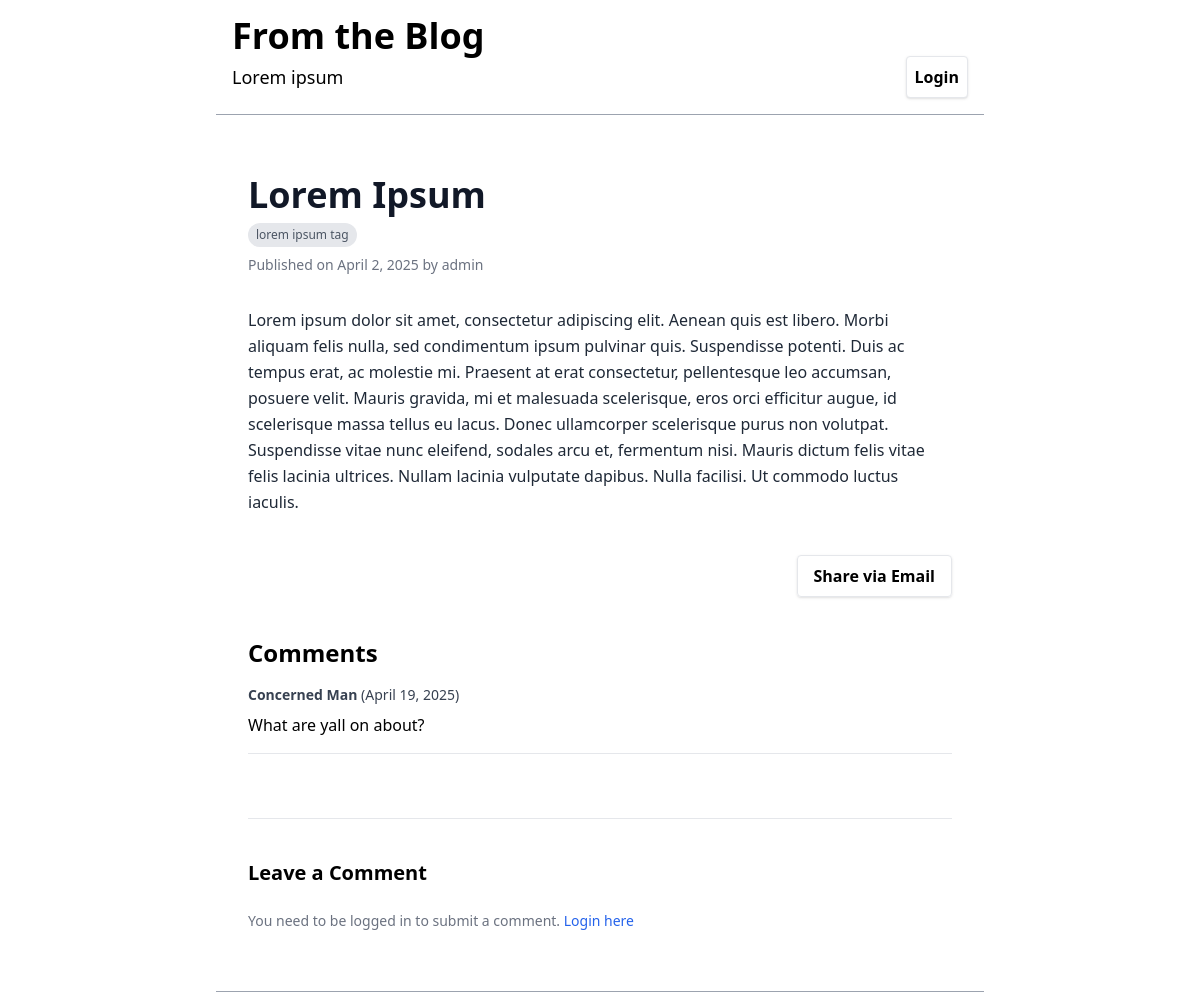
The app's page /blogapp/2025/4/2/lorem-ipsum/ with its own data.
### blogapp/models.py (models this page shows, shortened)
class Post(models.Model):
    class Status(models.TextChoices):
        DRAFT = 'DF', 'Draft'
        PUBLISHED = 'P', 'Published'
    author = models.ForeignKey(settings.AUTH_USER_MODEL, on_delete=models.CASCADE, related_name='posts')
    title = models.CharField(max_length=250)
    slug = models.SlugField(max_length=250, unique_for_date='publish')
    body = models.TextField()
    publish = models.DateTimeField()
    created = models.DateTimeField(auto_now_add=True)
    updated = models.DateTimeField(auto_now=True)
    status = models.CharField(max_length=2, choices=Status.choices, default=Status.DRAFT)
    class Meta:
        ordering = ['publish']
    tags = TaggableManager() #This enables us to add tags to the posts

class Comment(models.Model):
    post = models.ForeignKey(Post, on_delete=models.CASCADE, related_name='comments')
    name = models.CharField(max_length=80)
    email = models.EmailField()
    body = models.TextField()
    created = models.DateTimeField(auto_now_add=True)
    updated = models.DateTimeField(auto_now=True)
    active = models.BooleanField(default=True)
    class Meta:
        ordering = ['created']

### blogapp/views.py (the view)
# urls.py: path('<int:year>/<int:month>/<int:day>/<slug:post>/', views.post_detail, name='post_detail'),#The path for the post detail view
def post_detail(request, year, month, day, post):
    post = get_object_or_404(
        Post,
        slug=post,
        publish__year=year,
        publish__month=month,
        publish__day=day,
        status='P'
    )
    comments = Comment.objects.filter(post=post, active=True)
    form = CommentForm()
    return render(request, 'blog/post/detail.html', {
    'post': post,
    'comments': comments,
    'form': form
    })

### blogapp/templates/blog/post/detail.html (shortened to what this page needs)
{% extends "blog/base.html" %}
{% block content %}
<div class="py-5">
  <div class="mx-auto max-w-4xl px-6 lg:px-8 pt-10 pb-auto">
    <article class="prose prose-lg">
      <h1 class="text-4xl font-bold text-gray-900">{{ post.title }}</h1>
      <div class="mt-2 text-xs text-gray-500">
        {% for tag in post.tags.all %}
        <span class="inline-block bg-gray-200 text-gray-600 px-2 py-1 rounded-full mr-2">{{ tag.name }}</span>
        {% empty %}
        <span>No tags</span>
        {% endfor %}
    </div>
      <p class="text-sm text-gray-500 mt-2">
        Published on {{ post.publish|date:"F j, Y" }} by {{ post.author }}
      </p>
      <div class="mt-8 text-gray-800 leading-relaxed">
        {{ post.body|linebreaks }}
      </div>
      <div class="flex justify-end mt-10">
        <a href="{% url 'blogapp:post_share' post.id %}"
          class="inline-block px-4 py-2 bg-white-600 text-black border shadow font-semibold rounded hover:text-white hover:bg-gray-700 transition duration-200">
          Share via Email
        </a>
      </div>
    </article>
    <div class="mt-10">
      <h2 class="text-2xl font-bold mb-4">Comments</h2>
      {% for comment in comments %}
        <div class="border-b pb-4">
          <p class="text-sm text-gray-700"><strong>{{ comment.name }}</strong> ({{ comment.created|date:"F j, Y" }})</p>
          <p class="mt-2 text-gray-800">{{ comment.body|linebreaks }}</p>
        </div>
      {% empty %}
        <p class="text-gray-500">No comments yet.</p>
      {% endfor %}
    </div>
    <div class="mt-16 border-t pt-10">
      <h2 class="text-xl font-semibold">Leave a Comment</h2>
      <form method="post" action="{% url 'blogapp:post_comment' post.id %}" class="space-y-6">
        {% if user.is_authenticated %}
          {{ form.non_field_errors }}
          <div>
            {{ form.name.label_tag }}
            {{ form.name }}
            {{ form.name.errors }}
          </div>
          <div>
            {{ form.email.label_tag }}
            {{ form.email }}
            {{ form.email.errors }}
          </div>
          <div>
            {{ form.body.label_tag }}
            {{ form.body }}
            {{ form.body.errors }}
          </div>
          <button type="submit" class="px-4 py-2 border shadow bg-white text-black font-bold hover:bg-gray-700 hover:text-white transition">
            Submit Comment
          </button>
        {% else %}
          <p class="text-sm text-gray-500">You need to be logged in to submit a comment. <a href="{% url 'account:login' %}" class="text-blue-600">Login here</a></p>
        {% endif %}
      </form>
    </div>
  </div>
</div>
{% endblock %}

### records on screen
Post: title "Lorem Ipsum", publish "April 2, 2025", author "admin", body "Lorem ipsum dolor sit amet, consectetur adipiscing elit. Aenean quis est libero. Morbi aliquam felis nulla, sed condimentum ipsum pulvinar quis. Suspendisse potenti. Duis ac tempus erat, ac molestie mi. Praesent at erat consectetur, pellentesque leo accumsan, posuere velit. Mauris gravida, mi et malesuada scelerisque, eros orci efficitur augue, id scelerisque massa tellus eu lacus. Donec ullamcorper scelerisque purus non volutpat. Suspendisse vitae nunc eleifend, sodales arcu et, fermentum nisi. Mauris dictum felis vitae felis lacinia ultrices. Nullam lacinia vulputate dapibus. Nulla facilisi. Ut commodo luctus iaculis."
Tag: name "lorem ipsum tag"
Comment: name "Concerned Man", created "April 19, 2025", body "What are yall on about?"
